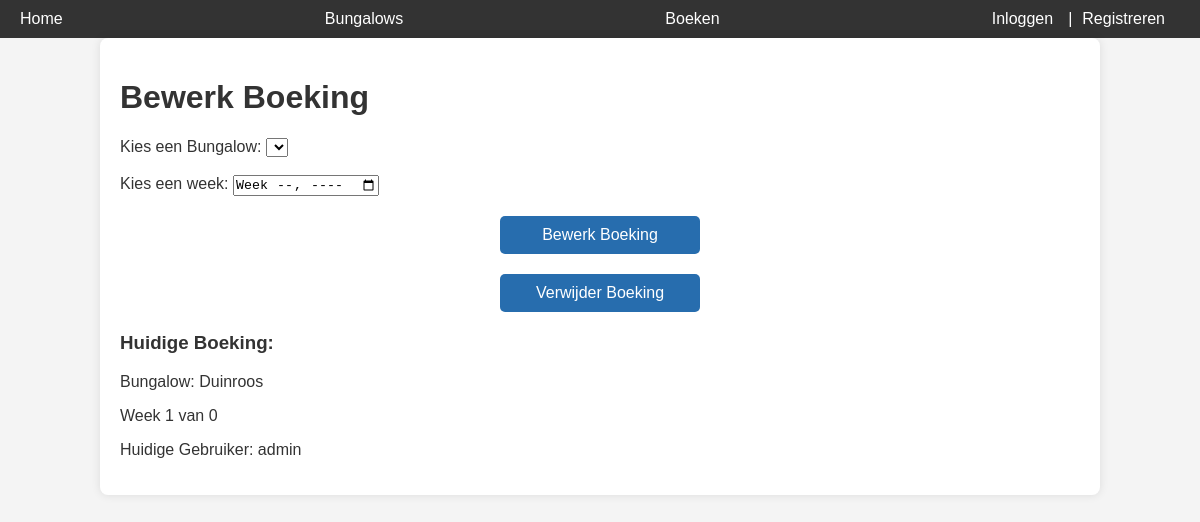
/admin/edit_booking/1, run on the app's committed database.
### models/models.py (models this page shows, shortened)
class Bungalow(db.Model):
    id = db.Column(db.Integer, primary_key=True)
    name = db.Column(db.String(100), unique=True, nullable=False)
    type_id = db.Column(db.Integer, db.ForeignKey('bungalow_type.id'), nullable=False)
    bungalow_type = db.relationship('BungalowType', backref='bungalows')

class Booking(db.Model):
    id = db.Column(db.Integer, primary_key=True)
    guest_id = db.Column(db.Integer, db.ForeignKey('guest.id'), nullable=False)
    bungalow_id = db.Column(db.Integer, db.ForeignKey('bungalow.id'), nullable=False)
    week = db.Column(db.Integer, nullable=False)  # Stores week number (1-52)
    guest = db.relationship('Guest', backref='bookings')
    bungalow = db.relationship('Bungalow', backref='bookings')

class Guest(db.Model, UserMixin):
    id = db.Column(db.Integer, primary_key=True)
    username = db.Column(db.String(80), unique=True, nullable=False)
    email = db.Column(db.String(120), unique=True, nullable=False)  # Nieuw email veld
    password = db.Column(db.String(200), nullable=False)
    is_admin = db.Column(db.Boolean, default=False)  # Veld voor adminrechten

### app.py (the view, shortened to what this page needs)
@app.route('/admin/edit_booking/<int:booking_id>', methods=['GET', 'POST'])
def edit_booking(booking_id):
    booking = Booking.query.get_or_404(booking_id)
    users = Guest.query.all()
    return render_template('edit_booking.html',bungalow=bungalows, booking=booking, users=users)

### templates/edit_booking.html (shortened to what this page needs)
{% extends 'base.html' %}
{% block content %}
<h1>Bewerk Boeking</h1>
<form method="POST">
    <label for="bungalow_id">Kies een Bungalow:</label>
    <select name="bungalow_id" required>
    </select><br>
    <br>
    <label for="week">Kies een week:</label>
    {% set year = booking.week // 100 %}
    {% set week = booking.week % 100 %}
    {% set week_str = "{}-W{:02d}".format(year, week) %}
    <input type="week" name="week" value="{{ week_str }}" required>
    <button type="submit">Bewerk Boeking</button>
</form>
<form method="POST">
    <button type="submit" name="delete_booking">Verwijder Boeking</button>
</form>
<h3>Huidige Boeking:</h3>
<p>Bungalow: {{ booking.bungalow.name }}</p>
<p>Week {{ booking.week % 100 }} van {{ booking.week // 100 }}</p>
<p>Huidige Gebruiker: {{ booking.guest.username }}</p>
{% endblock %}

### static/css/style.css (style rules this page uses)
body { font-family: Arial, sans-serif; margin: 0; padding: 0; background-color: #f4f4f4; color: #333; }
button { display: block; width: 200px; margin: 20px auto; padding: 10px; background-color: #276dae; color: white; border: none; cursor: pointer; font-size: 16px; border-radius: 5px; }

### data on the page
Bungalow: bungalow.name "Duinroos"
Booking: booking.week%100 "1", week "0"
Guest: guest.username "admin"
